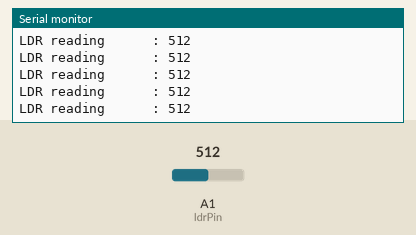
Recording of a sketch running on a simulated Arduino Uno, built with avr-gcc and run on an emulated ATmega328P. On the bench: the last lines printed to the serial monitor. The test bench sets the inputs (shaded band); at power-on: A1 (ldrPin) = 512.

Above: at 1.2 s.
1.3 s: A1 (ldrPin) set to 716
At 1.56 s:
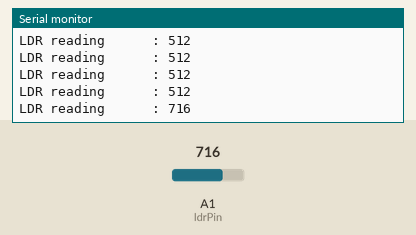
2.8 s: A1 (ldrPin) set to 900
At 2.96 s:
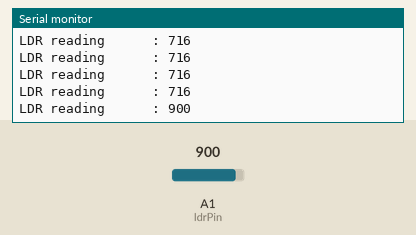
Timing chart, 0 to 5.8 s (numbered marks = the images above; inputs shaded):
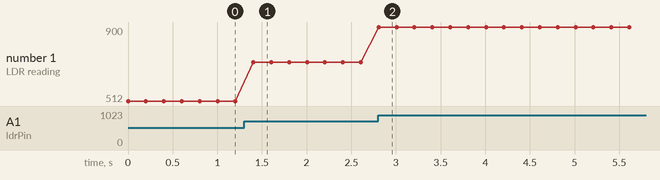

The sketch:

LDR_test.ino
```cpp
const int ldrPin    = A1;

void setup()
{
  pinMode(ldrPin, INPUT);
  Serial.begin(9600);
}

void loop()
{
  int ldrStatus = analogRead(ldrPin);
  Serial.print ("LDR reading      : ");
  Serial.println (ldrStatus);
  delay(200);
}
```

Measured:
- after the input at 1.3 s, the serial monitor: prints a new line after 0.10 s (image 1)
- after the input at 2.8 s, the serial monitor: prints a new line at once (image 2)
- plotted number 1: 512 → 716 after the input at 1.3 s, 716 → 900 after the input at 2.8 s
